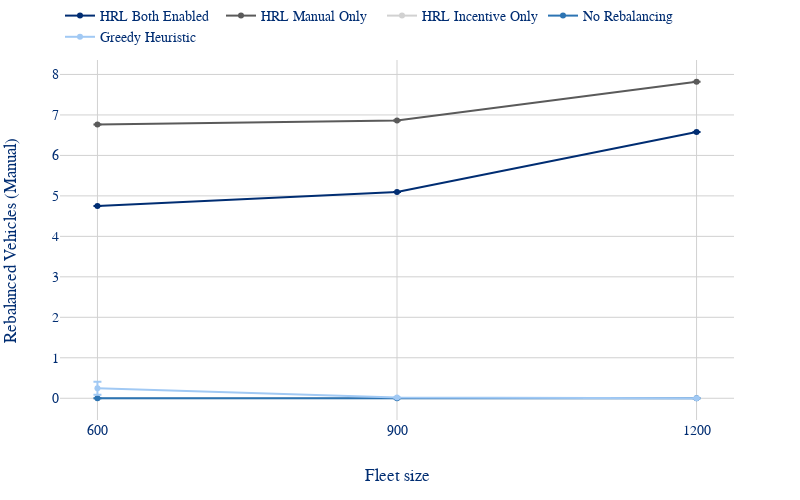

Source (notebook cell):
### Code cell
plot_fleet_linechart(full_results, 'mean_rebalanced_vehicles_manually').show()

### Figure 1 — Plotly figure (JSON) as saved in the notebook; plotly's stock layout.template omitted (floating-point values rounded to 4 significant figures)
{"data": [{"error_y": {"array": [0.0, 0.0, 0.0], "type": "data", "visible": true}, "hovertemplate": "Model=%{text}<br>Fleet=%{x}<br>Mean=%{y:.4f}<extra></extra>", "mode": "lines+markers", "name": "HRL Both Enabled", "text": ["HRL Both Enabled", "HRL Both Enabled", "HRL Both Enabled"], "type": "scatter", "x": [600, 900, 1200], "y": [4.749, 5.096, 6.58]}, {"error_y": {"array": [0.0, 0.0, 0.0], "type": "data", "visible": true}, "hovertemplate": "Model=%{text}<br>Fleet=%{x}<br>Mean=%{y:.4f}<extra></extra>", "mode": "lines+markers", "name": "HRL Manual Only", "text": ["HRL Manual Only", "HRL Manual Only", "HRL Manual Only"], "type": "scatter", "x": [600, 900, 1200], "y": [6.765, 6.865, 7.82]}, {"error_y": {"array": [0.0, 0.0, 0.0], "type": "data", "visible": true}, "hovertemplate": "Model=%{text}<br>Fleet=%{x}<br>Mean=%{y:.4f}<extra></extra>", "mode": "lines+markers", "name": "HRL Incentive Only", "text": ["HRL Incentive Only", "HRL Incentive Only", "HRL Incentive Only"], "type": "scatter", "x": [600, 900, 1200], "y": [0.0, 0.0, 0.0]}, {"error_y": {"array": [0.0, 0.0, 0.0], "type": "data", "visible": true}, "hovertemplate": "Model=%{text}<br>Fleet=%{x}<br>Mean=%{y:.4f}<extra></extra>", "mode": "lines+markers", "name": "No Rebalancing", "text": ["No Rebalancing", "No Rebalancing", "No Rebalancing"], "type": "scatter", "x": [600, 900, 1200], "y": [0.0, 0.0, 0.0]}, {"error_y": {"array": [0.1596, 0.0, 0.0], "type": "data", "visible": true}, "hovertemplate": "Model=%{text}<br>Fleet=%{x}<br>Mean=%{y:.4f}<extra></extra>", "mode": "lines+markers", "name": "Greedy Heuristic", "text": ["Greedy Heuristic", "Greedy Heuristic", "Greedy Heuristic"], "type": "scatter", "x": [600, 900, 1200], "y": [0.2457, 0.02, 0.0]}], "layout": {"height": 500, "legend": {"orientation": "h", "x": 0, "xanchor": "left", "y": 1.02, "yanchor": "bottom"}, "margin": {"b": 80, "l": 60, "r": 66, "t": 0}, "width": 800, "xaxis": {"categoryarray": ["600", "900", "1200"], "categoryorder": "array", "title": {"text": "Fleet size"}, "type": "category"}, "yaxis": {"title": {"text": "Rebalanced Vehicles (Manual)"}}}}
